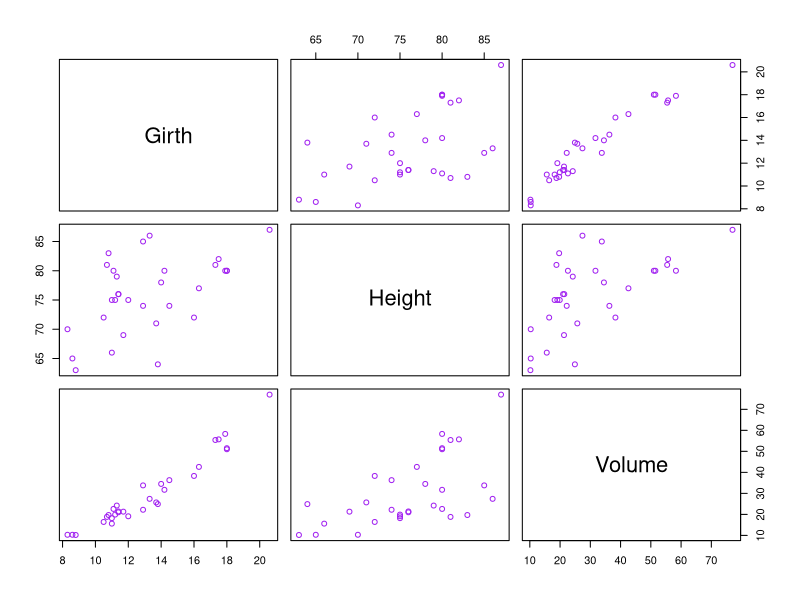

This figure's R source: (Note: this script raises an error after producing the figure.)
#-------------------------------------- example analysis ------------------------------------------#
library(tidyverse)
plot(trees, col = 'purple')
# dataMean <- c(mean(trees[,1]), mean(trees[,2]), mean(trees[,3]))

testResult <- lmBoot(trees, 1000, response = "Height")
plot(testResult)
hist(testResult[,1], col = "slateblue4", main = 'intercept distribution')
hist(testResult[,2], col = "slateblue4", main = 'slope distribution')
hist(testResult[,3], col = "slateblue4", main = 'slope distribution')

# coef number for input data
inputCoef <- testResult[1, ]

# mean coef number for resampled data
testMean <- c(mean(testResult[2:1000,1]), mean(testResult[2:1000,2]), mean(testResult[2:1000,3]))

# confidence interval
rbind(quantile(testResult[2:1000,1], probs = c(0.025, 0.975)),
      quantile(testResult[2:1000,2], probs = c(0.025, 0.975)),
      quantile(testResult[2:1000,3], probs = c(0.025, 0.975)))

plot(testResult[2:1000,1])
plot(testResult[2:1000,2])
plot(testResult[2:1000,3])


 